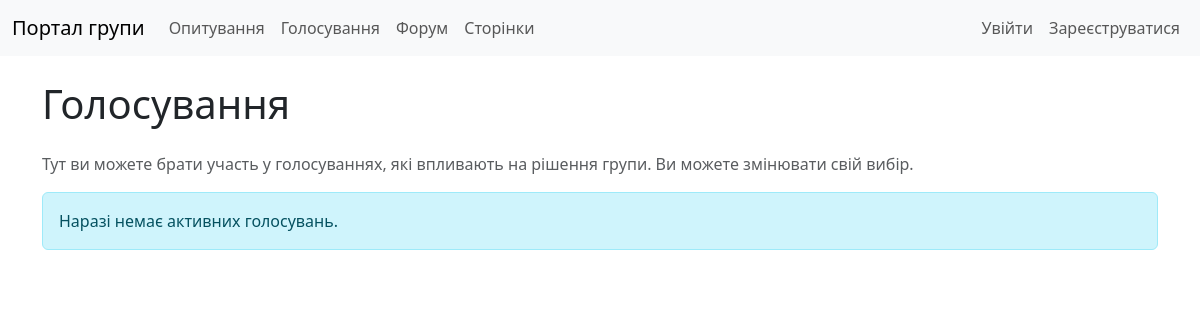
/voting/, run on an earlier commit of the app's database.
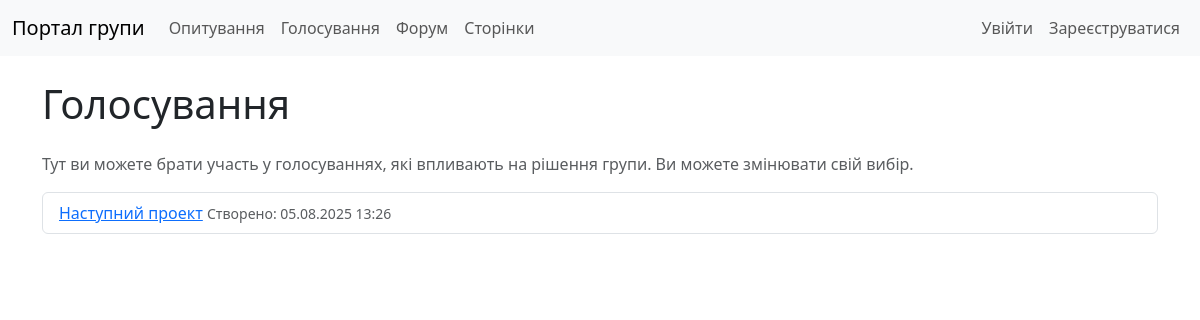
And on a later commit of the database.
### voting/models.py (models this page shows, shortened)
class Vote(models.Model):
    title = models.CharField(max_length=200)
    description = models.TextField(blank=True, null=True)
    created_by = models.ForeignKey(User, on_delete=models.CASCADE, related_name='votes')
    created_at = models.DateTimeField(auto_now_add=True)
    is_active = models.BooleanField(default=True)
    class Meta:
        verbose_name = 'Vote'
        verbose_name_plural = 'Votes'

### voting/views.py (the view)
# urls.py: path('', views.VoteListView.as_view(), name='vote_list'),
class VoteListView(ListView):
    model = Vote
    template_name = 'voting/vote_list.html'
    context_object_name = 'votes'
    def get_queryset(self):
        return Vote.objects.filter(is_active=True)

### templates/voting/vote_list.html (shortened to what this page needs)
{% extends 'base.html' %}
{% block content %}
    <h1 class="my-4">Голосування</h1>
    <p class="text-muted">Тут ви можете брати участь у голосуваннях, які впливають на рішення групи. Ви можете змінювати свій вибір.</p>
    {% if votes %}
        <ul class="list-group mb-4">
            {% for vote in votes %}
                <li class="list-group-item">
                    <a href="{% url 'voting:vote_detail' vote.pk %}">{{ vote.title }}</a>
                    <small class="text-muted">Створено: {{ vote.created_at|date:"d.m.Y H:i" }}</small>
                </li>
            {% endfor %}
        </ul>
    {% else %}
        <p class="alert alert-info">Наразі немає активних голосувань.</p>
    {% endif %}
{% endblock %}

What changed in the data, as far as the page shows it:
added Vote: title "Наступний проект", created_at "05.08.2025 13:26"
Also different on the page:
text no longer shown: "Наразі немає активних голосувань."
